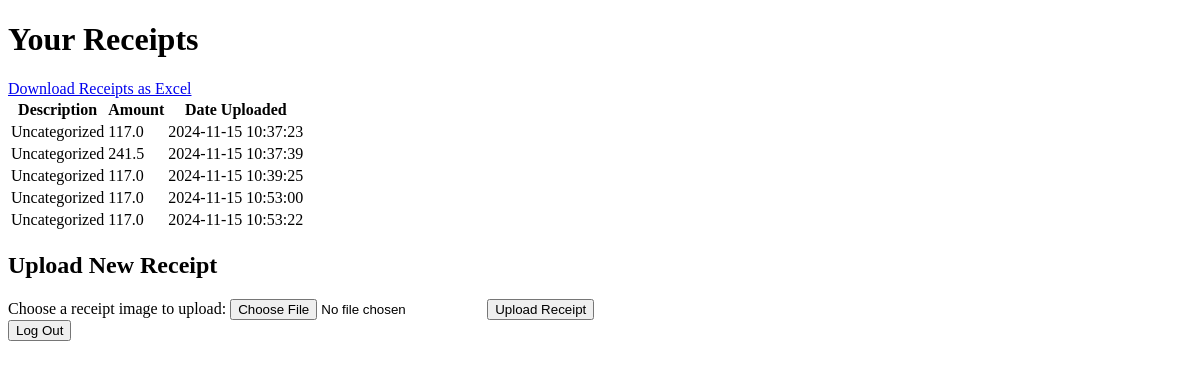
Page / (signed in) on the earlier database version.
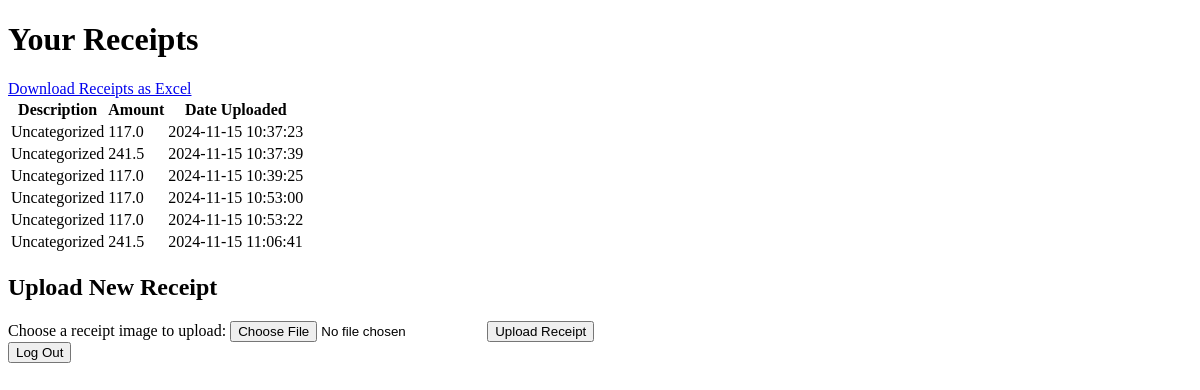
Same page on the later database version.
### tables this page shows
CREATE TABLE receipts (
                        id INTEGER PRIMARY KEY,
                        user_id INTEGER,
                        purchase_description TEXT,
                        amount REAL,
                        date_uploaded TIMESTAMP DEFAULT CURRENT_TIMESTAMP,
                        FOREIGN KEY (user_id) REFERENCES users (id));

### app.py (the view)
@app.route('/')
def display_receipts():
    if 'user_id' not in session:
        flash('Please log in to view your receipts.', 'warning')
        return redirect(url_for('login'))
    db_path = session['db_path']
    user_id = session['user_id']
    conn = sqlite3.connect(db_path)
    cursor = conn.cursor()
    cursor.execute("SELECT * FROM receipts WHERE user_id = ?", (user_id,))
    receipts = cursor.fetchall()
    conn.close()
    return render_template('receipts.html', receipts=receipts)

### templates/receipts.html (shortened to what this page needs)
<!DOCTYPE html>
<html lang="en">
<head>
</head>
<body>
    <h1>Your Receipts</h1>
    <a href="{{ url_for('download_receipts') }}" class="btn btn-primary">Download Receipts as Excel</a>
    <table>
        <tr>
            <th>Description</th>
            <th>Amount</th>
            <th>Date Uploaded</th>
        </tr>
        {% for receipt in receipts %}
        <tr>
            <td>{{ receipt[2] }}</td>
            <td>{{ receipt[3] }}</td>
            <td>{{ receipt[4] }}</td>
        </tr>
        {% endfor %}
    </table>
    <h2>Upload New Receipt</h2>
    <form action="{{ url_for('upload_image') }}" method="POST" enctype="multipart/form-data">
        <label for="receipt">Choose a receipt image to upload:</label>
        <input type="file" name="receipt" id="receipt" required>
        <button type="submit">Upload Receipt</button>
    </form>
    <form action="{{ url_for('logout') }}" method="POST">
        <button type="submit">Log Out</button>
    </form>
</body>
</html>

Differences in the rows shown:
added receipts: purchase_description "Uncategorized", amount "241.5", date_uploaded "2024-11-15 11:06:41"
